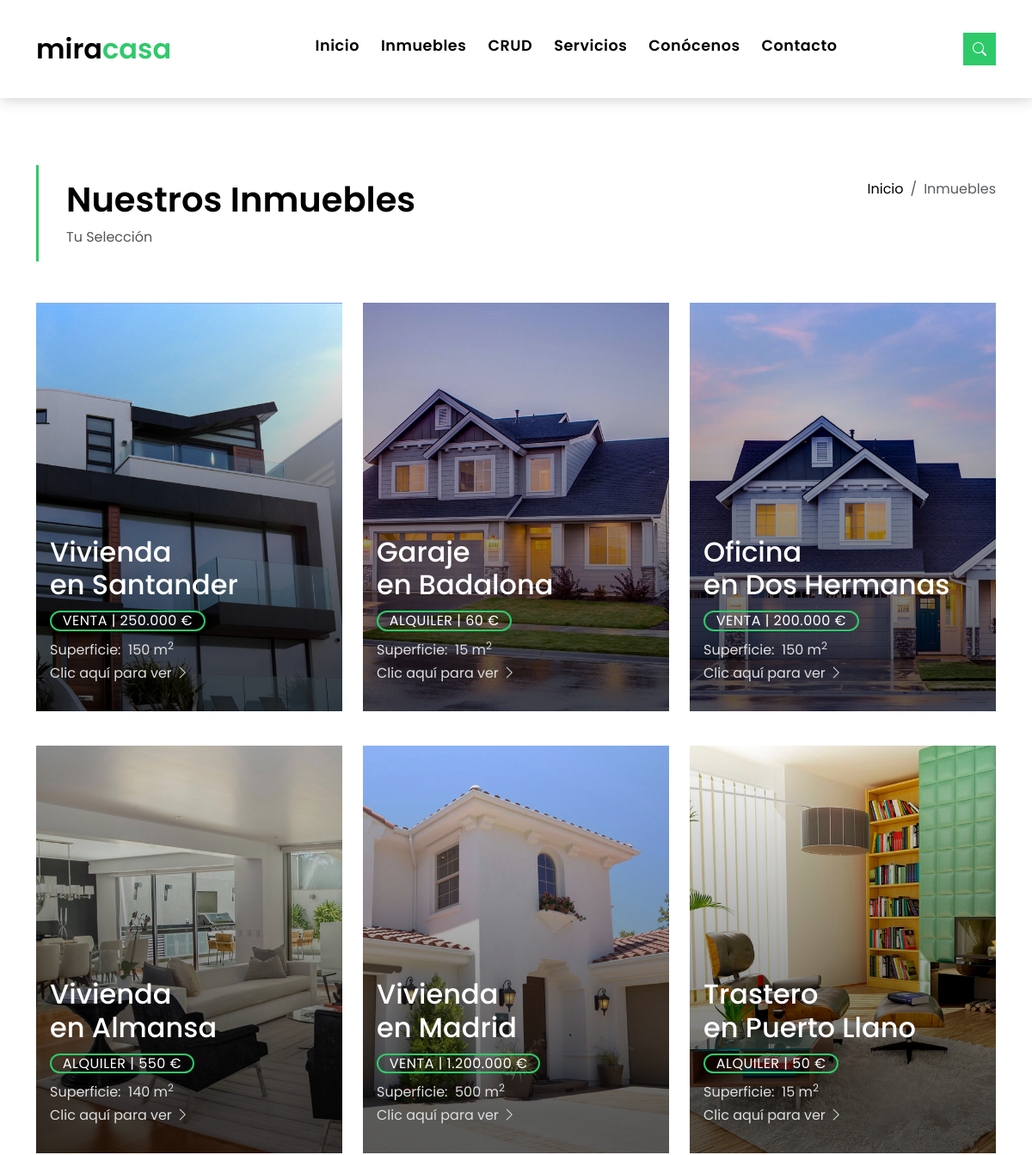
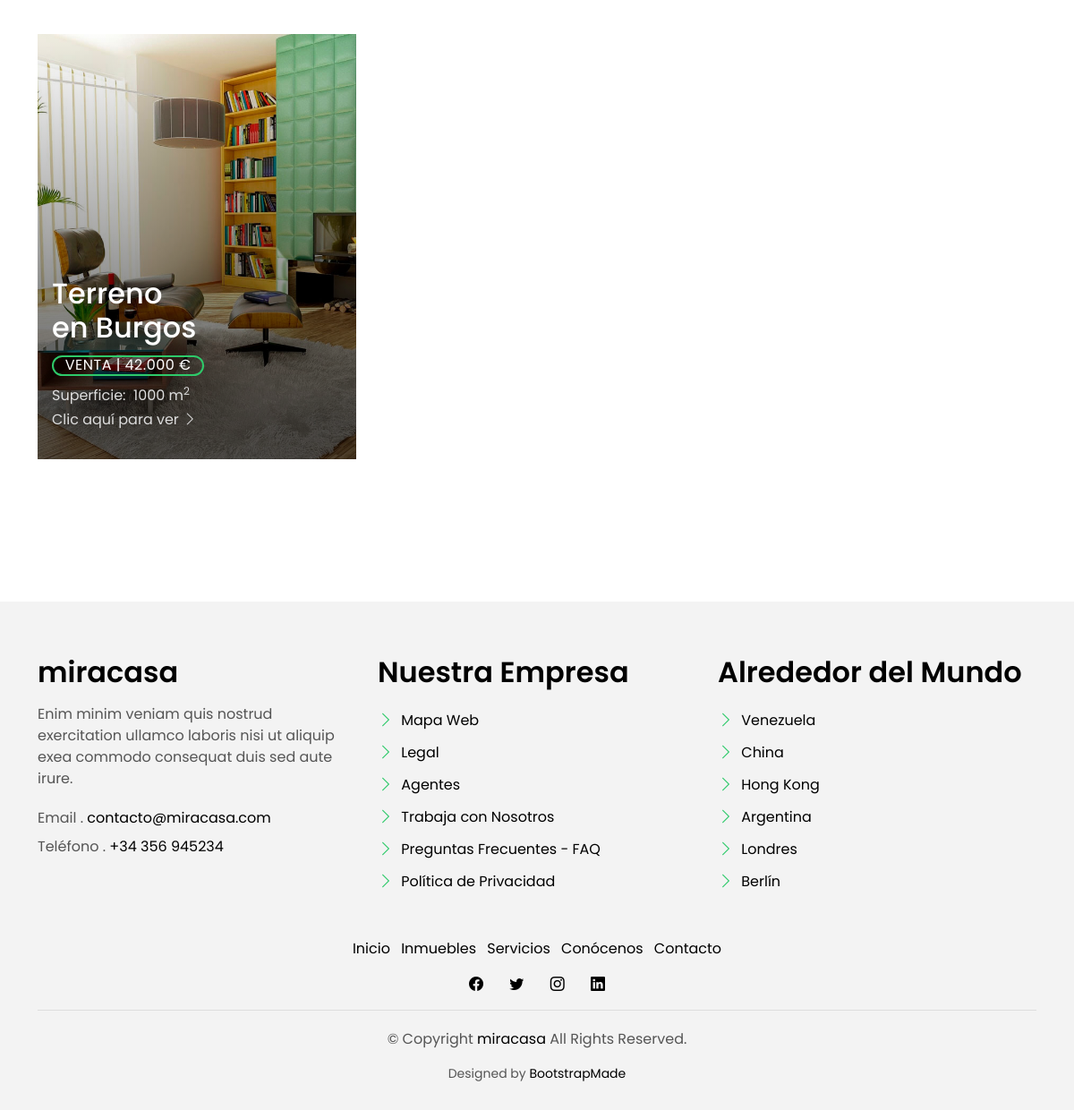
Page /index.php?page=controller_real_estate&op=list on the committed database (2 pictures, top to bottom).
### tables this page shows
CREATE TABLE IF NOT EXISTS `real_estates` (
  `id` int UNSIGNED NOT NULL AUTO_INCREMENT,
  `id_cadastre` varchar(20) NOT NULL,
  `trade` varchar(50) NOT NULL,
  `type` varchar(25) NOT NULL,
  `m2` int NOT NULL,
  `feature` varchar(250) NOT NULL,
  `province` varchar(25) NOT NULL,
  `town` varchar(25) NOT NULL,
  `price` int NOT NULL,
  `publication_date` varchar(10) NOT NULL,
  `description` varchar(1000) NOT NULL,
  PRIMARY KEY (`id`),
  UNIQUE KEY `id_cadastre` (`id_cadastre`)
);

### module/real_estate/model/DAOreal_estate.php (called while the page is built, shortened)
<?php
	class DAOreal_estate{
		function select_all_real_estate(){
			$sql = "SELECT * FROM real_estates ORDER BY id ASC";
			$conexion = connect::con();
            $res = mysqli_query($conexion, $sql);
            return $res;
		}
	}

### module/real_estate/view/list_real_estate.php (the view, shortened to what this page needs)
<main id="main">
    <section class="intro-single">
        <div class="container">
            <div class="row">
                <div class="col-md-12 col-lg-8">
                    <div class="title-single-box">
                        <h1 class="title-single">Nuestros Inmuebles</h1>
                        <span class="color-text-a">Tu Selección</span>
                    </div>
                </div>
                <div class="col-md-12 col-lg-4">
                    <nav aria-label="breadcrumb" class="breadcrumb-box d-flex justify-content-lg-end">
                        <ol class="breadcrumb">
                            <li class="breadcrumb-item">
                                <a href="index.php?page=homepage">Inicio</a>
                            </li>
                            <li class="breadcrumb-item active" aria-current="page">
                                Inmuebles
                            </li>
                        </ol>
                    </nav>
                </div>
            </div>
        </div>
    </section>
    <section class="property-grid grid">
        <div class="container">
            <div class="row">
                <?php
                    if ($rdo->num_rows === 0) {
                ?>
                    <div class="">
                        <h4>No hay ningún inmueble</h4>
                    </div>
                <?php
                    } else {
                ?>
                    <?php
                        foreach ($rdo as $row) {
                    ?>
                        <div class="col-md-4">
                            <div class="card-box-a card-shadow">
                                <div class="img-box-a">
                                    <img src="view/img/property-<?php echo rand(1,10); ?>.jpg" alt="" class="img-a img-fluid">
                                </div>
                                <div class="card-overlay">
                                    <div class="card-overlay-a-content">
                                        <div class="card-header-a">
                                            <h2 class="card-title-a">
                                                <a href="#">
                                                    <?php
                                                        echo $row['type']."<br>en ".$row['town'];
                                                    ?>
                                                </a>
                                            </h2>
                                        </div>
                                        <div class="card-body-a">
                                            <div class="price-box d-flex">
                                                <span class="price-a">
                                                    <?php
                                                        if ($row['trade']=="Compra") {
                                                            $trade="venta";
                                                        } else {
                                                            $trade="alquiler";
                                                        }
                                                        echo $trade." | ".number_format($row['price'],0,",",".")." €";
                                                    ?>
                                                </span>
                                            </div>
                                            <div class="d-flex">
                                                <span class="m2">
                                                    Superficie:&nbsp;
                                                    <?php echo $row['m2']." m<sup>2</sup>" ?>
                                                </span>
                                            </div>
                                            <span class="real_estate link-b" id="<?php print $row['id'] ?>">
                                                Clic aquí para ver
                                                <span class="bi bi-chevron-right"></span>
                                            </span>
                                        </div>
                                    </div>
                                </div>
                            </div>
                        </div>
                    <?php
                        }
                    ?>
                <?php
                    }
                ?>
            </div>
        </div>
    </section>
    <section id="real_estate_modal">
    </section>
</main>

### view/css/style.css (style rules this page uses)
body { font-family: "Poppins", sans-serif; color: #555555; }
h1, h2, h3, h4, h5, h6 { color: #000000; }
a { color: #000000; text-decoration: none; transition: all 0.5s ease; }
.color-text-a { text-decoration: none; color: #555555; }
.intro-single { padding: 12rem 0 3rem; }
.intro-single .title-single-box { padding: 1rem 0 1rem 2rem; }
.intro-single .title-single-box { border-left: 3px solid #2eca6a; }
.intro-single .title-single-box .title-single { font-weight: 600; font-size: 2.2rem; }
@media (min-width: 768px) { .intro-single .title-single-box .title-single { font-size: 2.1rem; } }
@media (min-width: 992px) { .intro-single .title-single-box .title-single { font-size: 2.5rem; } }
.intro-single .breadcrumb-box { padding: 1rem 0 0 0.5rem; }
.intro-single .breadcrumb { background-color: transparent; padding-right: 0; padding-left: 0; }
.card-box-a span, .card-box-b span, .card-box-c span, .card-box-d span { line-height: 0; }
@media (min-width: 768px) { .grid .card-box-a, .grid .card-box-b, .grid .card-box-c, .grid .card-box-d { margin-bottom: 2.5rem; } }
.card-box-a, .card-box-b, .card-box-d { position: relative; overflow: hidden; -webkit-backface-visibility: hidden; backface-visibility: hidden; }
.card-box-a .img-a, .card-box-a .img-b, .card-box-b .img-a, .card-box-b .img-b { transition: 0.8s all ease-in-out; }
@media (min-width: 768px) { .card-box-a .price-a, .card-box-b .price-a { font-size: 0.9rem; } }
@media (min-width: 992px) { .card-box-a .price-a, .card-box-b .price-a { font-size: 1rem; } }
.card-overlay { position: absolute; width: 100%; height: 100%; top: 0; left: 0; }
.card-shadow { -webkit-backface-visibility: hidden; backface-visibility: hidden; }
.card-shadow:before { content: " "; position: absolute; top: 0; left: 0; width: 100%; height: 100%; z-index: 1; background: linear-gradient(to bottom, rgba(0, 0, 0, 0) 0%, rgba(0, 0, 0, 0.2) 27%, rgba(0, 0, 0, 0.65) 90%); }
.card-overlay-a-content { transition: all 0.5s ease-in; position: absolute; width: 100%; bottom: 0px; z-index: 2; }
@media (min-width: 768px) { .card-overlay-a-content { bottom: -20px; } }
@media (min-width: 992px) { .card-overlay-a-content { bottom: 0px; } }
.card-header-a { padding: 0 1rem; }
.card-header-a .card-title-a { color: #ffffff; margin-bottom: 0; padding-bottom: 0.7rem; }
@media (min-width: 768px) { .card-header-a .card-title-a { font-size: 1.3rem; } }
@media (min-width: 992px) { .card-header-a .card-title-a { font-size: 2rem; } }
.card-header-a .card-title-a a { color: #ffffff; text-decoration: none; }
.card-body-a { z-index: 2; transition: all 0.5s ease-in; padding: 0rem 1rem 2rem 1rem; }
.card-body-a .price-box { padding-bottom: 0.5rem; }
.price-a { color: #ffffff; padding: 0.6rem 0.8rem; border: 2px solid #2eca6a; border-radius: 50px; text-transform: uppercase; letter-spacing: 0.03em; }
.m2 { color: #ddd; padding: 14px 0; }
.link-b { color: #ddd; text-decoration: none; cursor:pointer; transition: all 0.5s ease; }
#real_estate_modal { padding: 35px 25px 0 25px; }

### rows in the picture
real_estates: shows a picture, type "Vivienda", town "Santander", trade "VENTA", price "250.000", m2 "150"
real_estates: shows a picture, type "Garaje", town "Badalona", trade "ALQUILER", price "60", m2 "15"
real_estates: shows a picture, type "Oficina", town "Dos Hermanas", trade "VENTA", price "200.000", m2 "150"
real_estates: shows a picture, type "Vivienda", town "Almansa", trade "ALQUILER", price "550", m2 "140"
real_estates: shows a picture, type "Vivienda", town "Madrid", trade "VENTA", price "1.200.000", m2 "500"
real_estates: type "Trastero", town "Puerto Llano", trade "ALQUILER", price "50", m2 "15"
real_estates: type "Terreno", town "Burgos", trade "VENTA", price "42.000", m2 "1000"
